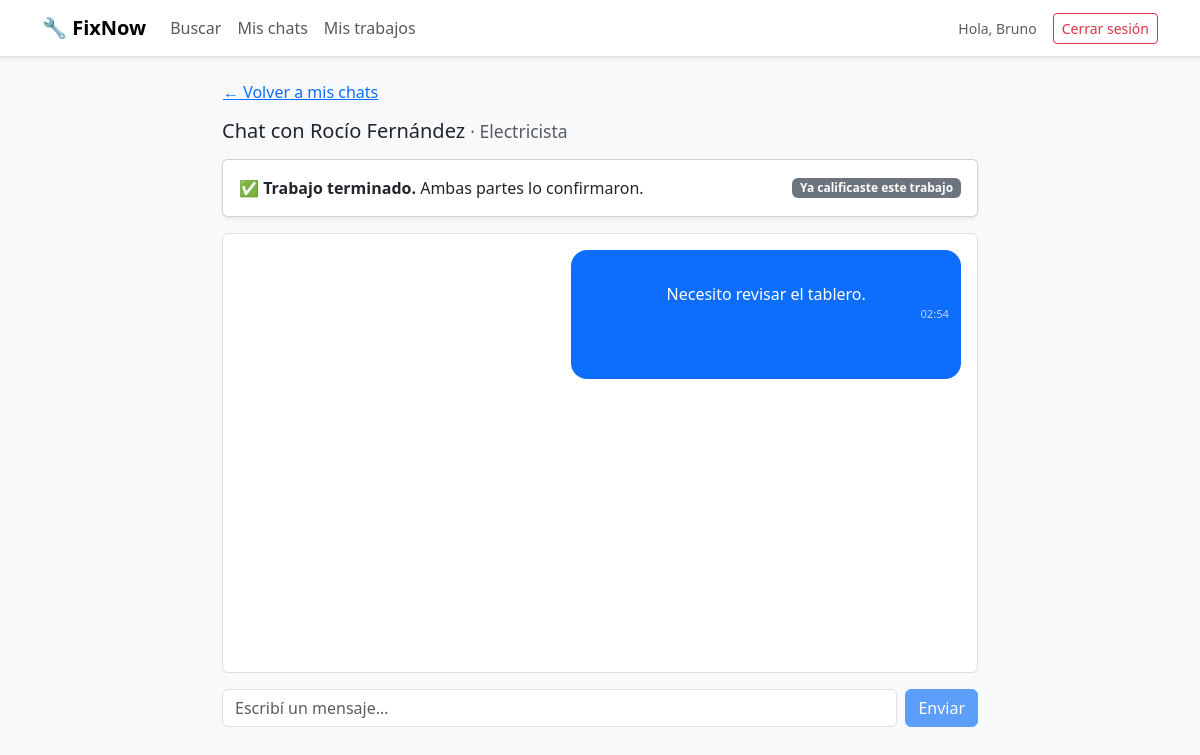
/chat.php?id=1 (signed in), run on the app's committed database.
### tables this page shows
CREATE TABLE SOLICITUD (
    id_solicitud                INT AUTO_INCREMENT PRIMARY KEY,
    id_usuario                  INT NOT NULL,   
    id_trabajador                INT NOT NULL,   
    mensaje_inicial              TEXT,
    estado_contacto              ENUM('pendiente','aceptada','rechazada') NOT NULL DEFAULT 'pendiente',
    fecha_creacion                DATETIME DEFAULT CURRENT_TIMESTAMP,
    estado_trabajo                ENUM('no_solicitado','pendiente','aceptado','rechazado') NOT NULL DEFAULT 'no_solicitado',
    fecha_confirmacion_trabajo    DATETIME NULL,   
    confirmado_cliente            BOOLEAN NOT NULL DEFAULT FALSE,
    confirmado_trabajador         BOOLEAN NOT NULL DEFAULT FALSE,
     
     
     
     
    calificaciones_eliminadas     TINYINT UNSIGNED NOT NULL DEFAULT 0,
     
     
    posponer_cliente_hasta        DATETIME NULL,
    posponer_trabajador_hasta     DATETIME NULL,
    FOREIGN KEY (id_usuario) REFERENCES USUARIO(id_usuario) ON DELETE CASCADE,
    FOREIGN KEY (id_trabajador) REFERENCES TRABAJADOR(id_trabajador) ON DELETE CASCADE
);

CREATE TABLE USUARIO (
    id_usuario     INT AUTO_INCREMENT PRIMARY KEY,
    nombre         VARCHAR(60) NOT NULL,
    apellido       VARCHAR(60) NOT NULL,
    mail           VARCHAR(120) NOT NULL UNIQUE,    
    contrasena     VARCHAR(255) NOT NULL,           
    rol            ENUM('cliente','trabajador','admin') NOT NULL,
    id_localidad   INT,
    fecha_registro DATETIME DEFAULT CURRENT_TIMESTAMP,
    estado         ENUM('activo','pendiente','bloqueado') NOT NULL DEFAULT 'activo',
     
     
    intentos_fallidos TINYINT UNSIGNED NOT NULL DEFAULT 0,
    bloqueado_hasta   DATETIME NULL,
     
    ultimo_acceso     DATETIME NULL,
    FOREIGN KEY (id_localidad) REFERENCES LOCALIDAD(id_localidad)
);

CREATE TABLE TRABAJADOR (
    id_trabajador       INT AUTO_INCREMENT PRIMARY KEY,
    id_usuario          INT NOT NULL UNIQUE,    
    oficio              VARCHAR(80),
    descripcion         TEXT,
    anios_experiencia   TINYINT,
    estado_habilitacion ENUM('pendiente','habilitado','rechazado') NOT NULL DEFAULT 'pendiente',
    foto_perfil         VARCHAR(255),
     
    motivo_rechazo      VARCHAR(255) NULL,
    FOREIGN KEY (id_usuario) REFERENCES USUARIO(id_usuario) ON DELETE CASCADE
);

### src/helpers/Sesion.php (called while the page is built, shortened)
<?php
class Sesion
{
    public static function idUsuarioActual(): ?int
    {
        return $_SESSION['id_usuario'] ?? null;
    }
    public static function csrfToken(): string
    {
        return $_SESSION['csrf'];
    }
}

### src/config/Database.php (called while the page is built, shortened)
<?php
class Database
{
    private static ?PDO $instancia = null;
    public static function getConexion(): PDO
    {
        if (self::$instancia === null) {
            $host = getenv('DB_HOST');
            $nombreBD = getenv('DB_NAME');
            $usuario = getenv('DB_USER');
            $clave = getenv('DB_PASS');
            $dsn = "mysql:host={$host};dbname={$nombreBD};charset=utf8mb4";
            $opciones = [
                PDO::ATTR_ERRMODE => PDO::ERRMODE_EXCEPTION,
                PDO::ATTR_DEFAULT_FETCH_MODE => PDO::FETCH_ASSOC,
                PDO::ATTR_EMULATE_PREPARES => false,
            ];
            try {
                self::$instancia = new PDO($dsn, $usuario, $clave, $opciones);
            } catch (PDOException $error) {
                error_log('Error de conexión a la base de datos: ' . $error->getMessage());
                die('No se pudo conectar a la base de datos. Intente más tarde.');
            }
        }
        return self::$instancia;
    }
}

### src/models/Solicitud.php (called while the page is built, shortened)
<?php
class Solicitud
{
    private PDO $pdo;
    public function __construct(PDO $pdo)
    {
        $this->pdo = $pdo;
    }
    private function base(): string
    {
        return "SELECT s.*,
                       uc.nombre   AS cliente_nombre,
                       uc.apellido AS cliente_apellido,
                       t.id_usuario AS id_usuario_trabajador,
                       t.oficio,
                       ut.nombre   AS trabajador_nombre,
                       ut.apellido AS trabajador_apellido,
                       (SELECT m.contenido FROM MENSAJE m
                         WHERE m.id_solicitud = s.id_solicitud
                         ORDER BY m.id_mensaje DESC LIMIT 1) AS ultimo_mensaje,
                       (SELECT cal.id_calificacion FROM CALIFICACION cal
                         WHERE cal.id_solicitud = s.id_solicitud) AS id_calificacion
                  FROM SOLICITUD s
                  JOIN USUARIO uc ON uc.id_usuario = s.id_usuario
                  JOIN TRABAJADOR t ON t.id_trabajador = s.id_trabajador
                  JOIN USUARIO ut ON ut.id_usuario = t.id_usuario";
    }
    public function obtenerSiParticipa(int $idSolicitud, int $idUsuario): ?array
    {
        $consulta = $this->pdo->prepare(
            $this->base() . ' WHERE s.id_solicitud = ? AND (s.id_usuario = ? OR t.id_usuario = ?) LIMIT 1'
        );
        $consulta->execute([$idSolicitud, $idUsuario, $idUsuario]);
        $fila = $consulta->fetch();
        $fila['mi_rol'] = ((int) $fila['id_usuario'] === $idUsuario) ? 'cliente' : 'trabajador';
        return $fila;
    }
}

### src/controllers/ChatController.php (called while the page is built, shortened)
<?php
class ChatController
{
    public static function abrir(int $idUsuario, int $idSolicitud): ?array
    {
        $solicitud = (new Solicitud(Database::getConexion()))->obtenerSiParticipa($idSolicitud, $idUsuario);
        return $solicitud;
    }
    public static function mensajesDesde(int $idUsuario, int $idSolicitud, int $desdeId): ?array
    {
        if (self::abrir($idUsuario, $idSolicitud) === null) {
            return null;
        }
        return (new Mensaje(Database::getConexion()))->listarDesde($idSolicitud, $desdeId);
    }
}

### src/helpers/Vista.php (called while the page is built, shortened)
<?php
class Vista
{
    public static function e(?string $texto): string
    {
        return htmlspecialchars($texto ?? '', ENT_QUOTES, 'UTF-8');
    }
}

### src/models/Mensaje.php (called while the page is built, shortened)
<?php
class Mensaje
{
    private PDO $pdo;
    public function __construct(PDO $pdo)
    {
        $this->pdo = $pdo;
    }
    public function listarDesde(int $idSolicitud, int $desdeId = 0): array
    {
        $consulta = $this->pdo->prepare(
            'SELECT id_mensaje, id_emisor, contenido, fecha_envio
               FROM MENSAJE
              WHERE id_solicitud = ? AND id_mensaje > ?
              ORDER BY id_mensaje ASC'
        );
        $consulta->execute([$idSolicitud, $desdeId]);
        return $consulta->fetchAll();
    }
}

### public/chat.php (the view, shortened to what this page needs)
<?php
$miId = Sesion::idUsuarioActual();
$idSolicitud = (int) ($_GET['id'] ?? 0);
$chat = ChatController::abrir($miId, $idSolicitud);
if ($chat !== null) {
    $mensajes = ChatController::mensajesDesde($miId, $idSolicitud, 0);
    $ultimoId = $mensajes ? (int) end($mensajes)['id_mensaje'] : 0;
    $soyCliente = $chat['mi_rol'] === 'cliente';
    $otraParte = $soyCliente
        ? $chat['trabajador_nombre'] . ' ' . $chat['trabajador_apellido']
        : $chat['cliente_nombre'] . ' ' . $chat['cliente_apellido'];
    $finalizado = (bool) $chat['confirmado_cliente'] && (bool) $chat['confirmado_trabajador'];
}
?>
<!DOCTYPE html>
<html lang="es">
<head>
    <link href="https://cdn.jsdelivr.net/npm/bootstrap@5.3.3/dist/css/bootstrap.min.css" rel="stylesheet">
    <link rel="stylesheet" href="assets/css/estilos.css">
</head>
<body class="bg-light">
<?php require __DIR__ . '/../src/views/navbar.php'; ?>
<div class="container pb-5" style="max-width: 780px;">
    <a href="chats.php" class="btn btn-link px-0 mb-2">← Volver a mis chats</a>
<?php if ($chat === null): ?>
    <div class="alert alert-warning">Esta conversación no está disponible.</div>
<?php else: ?>
    <h1 class="h5 mb-3">
        Chat con <?= Vista::e($otraParte) ?>
        <?php if ($soyCliente): ?><small class="text-muted">· <?= Vista::e($chat['oficio']) ?></small><?php endif; ?>
    </h1>
    <div class="card card-body shadow-sm mb-3">
        <?php if ($finalizado): ?>
            <div class="d-flex flex-wrap align-items-center gap-2">
                <div class="flex-grow-1">✅ <strong>Trabajo terminado.</strong> Ambas partes lo confirmaron.</div>
                <?php if ($soyCliente && $chat['id_calificacion'] === null): ?>
                    <a href="calificar.php?id=<?= $idSolicitud ?>" class="btn btn-warning btn-sm">★ Calificar al trabajador</a>
                <?php elseif ($soyCliente): ?>
                    <span class="badge text-bg-secondary">Ya calificaste este trabajo</span>
                <?php elseif ($chat['id_calificacion'] !== null): ?>
                    <a href="mis_calificaciones.php" class="btn btn-outline-primary btn-sm">Ver la calificación</a>
                <?php endif; ?>
            </div>
        <?php endif; ?>
    </div>
    <div id="chat"
         data-solicitud="<?= $idSolicitud ?>"
         data-ultimo="<?= $ultimoId ?>"
         data-csrf="<?= Vista::e(Sesion::csrfToken()) ?>">
        <div id="mensajes" class="chat-caja border rounded p-3 mb-3">
            <div class="msg <?= $soyCliente ? 'mio' : 'otro' ?>">
                <div class="burbuja">
                    <?= Vista::e($chat['mensaje_inicial']) ?>
                    <div class="hora"><?= Vista::e(date('H:i', strtotime($chat['fecha_creacion']))) ?></div>
                </div>
            </div>
        </div>
        <form id="formMensaje" class="d-flex gap-2">
            <input type="text" id="textoMensaje" class="form-control" maxlength="2000"
                   placeholder="Escribí un mensaje…" autocomplete="off">
            <button type="submit" id="botonEnviar" class="btn btn-primary" disabled>Enviar</button>
        </form>
    </div>
<?php endif; ?>
</div>
</body>
</html>

### public/assets/css/estilos.css (style rules this page uses)
body { font-family: 'Segoe UI', Roboto, Arial, sans-serif; }
.chat-caja { height: 55vh; min-height: 280px; overflow-y: auto; background: #fff; }
.msg { display: flex; margin-bottom: .5rem; }
.msg.mio { justify-content: flex-end; }
.burbuja { max-width: 75%; padding: .5rem .75rem; border-radius: 1rem; white-space: pre-wrap; word-wrap: break-word; }
.msg.mio .burbuja { background: #0d6efd; color: #fff; }
.burbuja .hora { font-size: .7rem; opacity: .7; text-align: right; }

### data on the page
solicitud: usuario.nombre+apellido "Rocío Fernández", id_trabajador.oficio "Electricista", mensaje_inicial "Necesito revisar el tablero.", fecha_creacion "02:54"

### other printed values
Vista::e($_SESSION['nombre'] ?? '') "Bruno"
